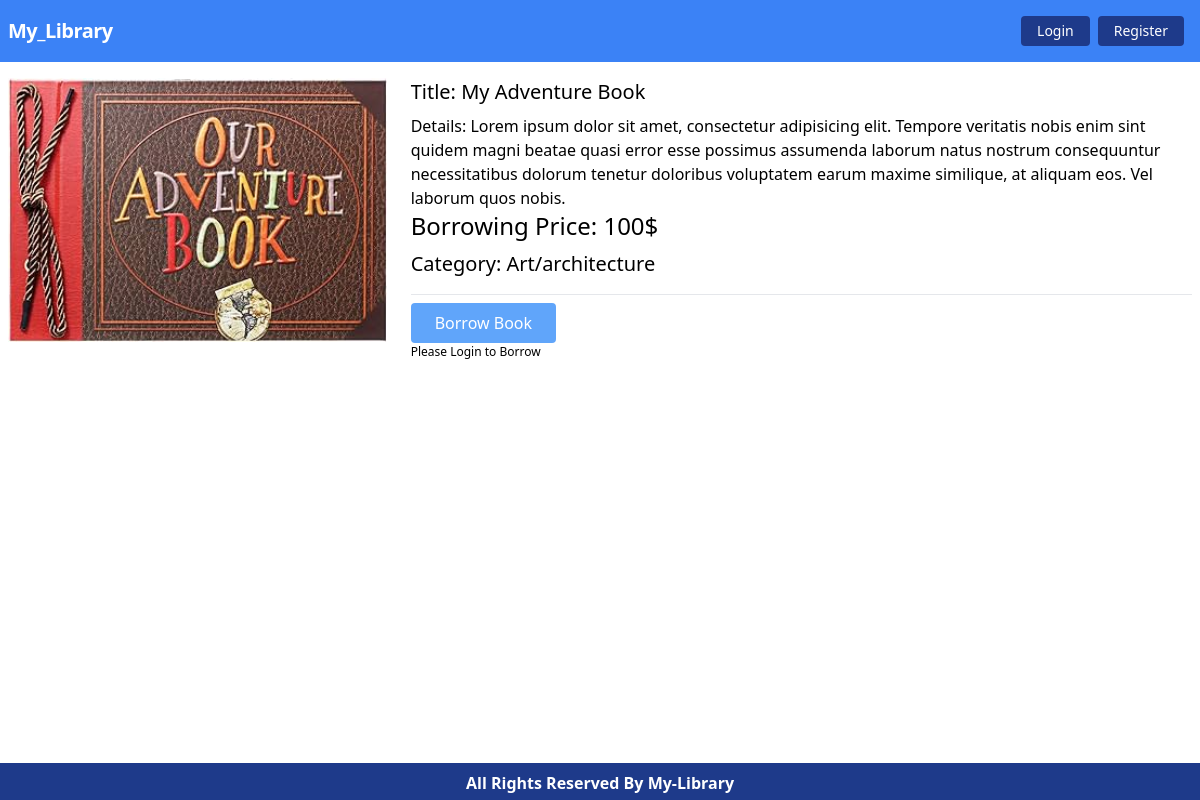
Page /book/book-details/1 on the committed database.
### Books/models.py (models this page shows, shortened)
class Book(models.Model):
    image = models.ImageField(upload_to='books/media/images/')
    title = models.CharField(max_length = 45)
    description = models.TextField()
    borrowing_price = models.IntegerField()
    category = models.ForeignKey(BookCategory, on_delete=models.CASCADE)

class BookCategory(models.Model):
    name = models.CharField(max_length=30)
    slug = models.SlugField(max_length=80)
    def __str__(self):
        return self.name

### Books/views.py (the view)
# urls.py: path('book-details/<int:id>', BookDetails.as_view(), name='bookDetails')
class BookDetails(DetailView):
    model = Book
    template_name = 'book/bookDetails.html'
    pk_url_kwarg = 'id'

### Books/templates/book/bookDetails.html
{% extends 'base.html' %}
{% load static %}
{% block content %}
<div class="book-card">
    <div class="md:grid grid-cols-3 gap-6">
        <div>
            <img src={{book.image.url}} alt="book" class="w-full">
        </div>
        <div class="col-span-2">
            <p class="text-xl pb-2">Title: {{book.title}}</p>
            <p>Details: {{book.description}}</p>
            <p class="text-2xl pb-2">Borrowing Price: {{book.borrowing_price}}$</p>
            <p class="text-xl pb-2">Category: {{book.category}}</p>
            <hr class="my-2">
            {% if user.is_authenticated %}
            <a href="#" class="rounded text-white hover:bg-green-500 border bg-green-400 px-6 py-2 inline-block">
                Borrow Book
            </a>
            {% else %}
            <button class="rounded text-white bg-blue-400 px-6 py-2 inline-block">Borrow
                Book
            </button>
            <p style="font-size: 12px;">Please Login to Borrow</p>
            {% endif %}
        </div>
    </div>
</div>
{% endblock %}

### rows in the picture
Book: image (picture), title "My Adventure Book", description "Lorem ipsum dolor sit amet, consectetur adipisicing elit. Tempore veritatis nobis enim sint quidem magni beatae quasi error esse possimus assumenda laborum natus nostrum consequuntur necessitatibus dolorum tenetur doloribus voluptatem earum maxime similique, at aliquam eos. Vel laborum quos nobis.", borrowing_price "100", category "Art/architecture"
